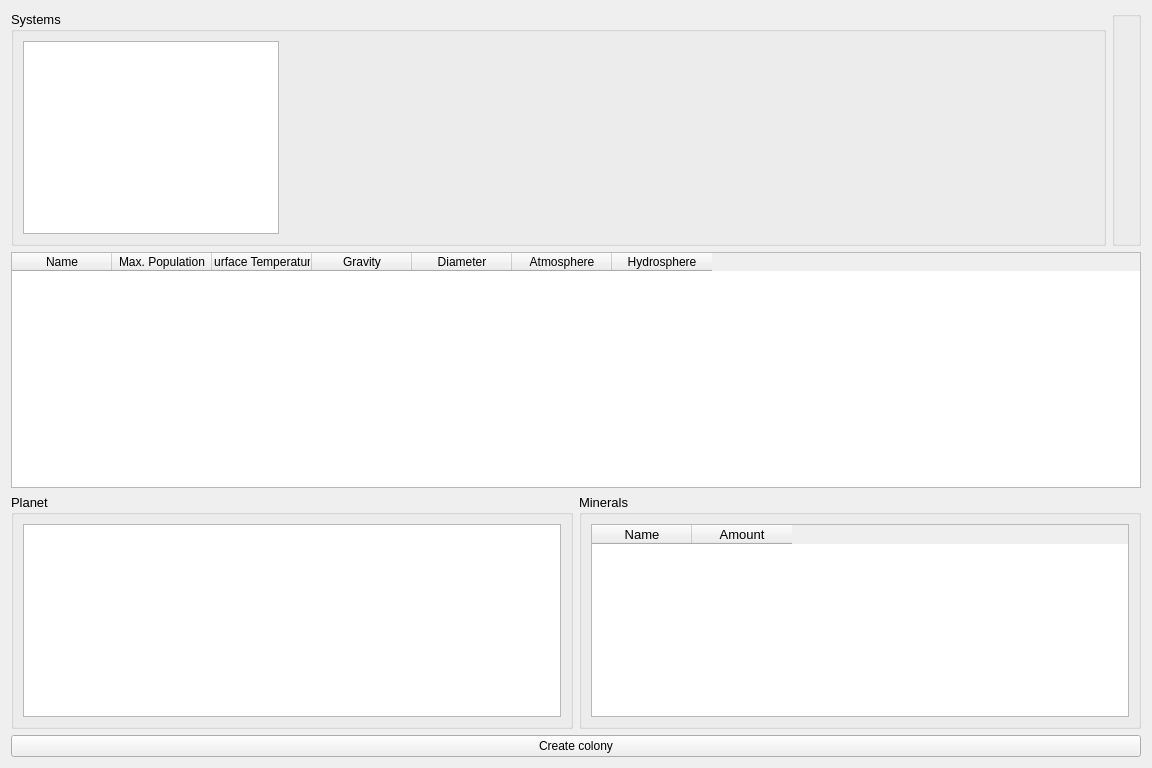
<?xml version="1.0" encoding="UTF-8"?>
<ui version="4.0">
 <class>SystemView</class>
 <widget class="QWidget" name="SystemView">
  <property name="geometry">
   <rect>
    <x>0</x>
    <y>0</y>
    <width>1152</width>
    <height>768</height>
   </rect>
  </property>
  <property name="windowTitle">
   <string>System View</string>
  </property>
  <layout class="QGridLayout" name="gridLayout">
   <item row="1" column="0">
    <layout class="QVBoxLayout" name="systemTableL">
     <item>
      <widget class="QTableWidget" name="systemTable">
       <property name="editTriggers">
        <set>QAbstractItemView::NoEditTriggers</set>
       </property>
       <attribute name="horizontalHeaderVisible">
        <bool>true</bool>
       </attribute>
       <attribute name="horizontalHeaderCascadingSectionResizes">
        <bool>false</bool>
       </attribute>
       <attribute name="horizontalHeaderHighlightSections">
        <bool>true</bool>
       </attribute>
       <attribute name="horizontalHeaderShowSortIndicator" stdset="0">
        <bool>false</bool>
       </attribute>
       <attribute name="horizontalHeaderStretchLastSection">
        <bool>false</bool>
       </attribute>
       <attribute name="verticalHeaderStretchLastSection">
        <bool>false</bool>
       </attribute>
       <column>
        <property name="text">
         <string>Name</string>
        </property>
       </column>
       <column>
        <property name="text">
         <string>Max. Population</string>
        </property>
       </column>
       <column>
        <property name="text">
         <string>Surface Temperature</string>
        </property>
       </column>
       <column>
        <property name="text">
         <string>Gravity</string>
        </property>
       </column>
       <column>
        <property name="text">
         <string>Diameter</string>
        </property>
       </column>
       <column>
        <property name="text">
         <string>Atmosphere</string>
        </property>
       </column>
       <column>
        <property name="text">
         <string>Hydrosphere</string>
        </property>
       </column>
      </widget>
     </item>
    </layout>
   </item>
   <item row="0" column="0">
    <layout class="QHBoxLayout" name="horizontalLayout">
     <item>
      <widget class="QGroupBox" name="systemsGroup">
       <property name="font">
        <font>
         <pointsize>10</pointsize>
        </font>
       </property>
       <property name="title">
        <string>Systems</string>
       </property>
       <layout class="QFormLayout" name="formLayout">
        <item row="0" column="0">
         <widget class="QListWidget" name="systemsList"/>
        </item>
       </layout>
      </widget>
     </item>
     <item>
      <widget class="QGroupBox" name="groupBox_2">
       <property name="title">
        <string/>
       </property>
      </widget>
     </item>
    </layout>
   </item>
   <item row="2" column="0">
    <layout class="QHBoxLayout" name="planetInfoL">
     <item>
      <widget class="QGroupBox" name="planetGroup">
       <property name="font">
        <font>
         <pointsize>10</pointsize>
        </font>
       </property>
       <property name="title">
        <string>Planet</string>
       </property>
       <layout class="QHBoxLayout" name="horizontalLayout_2">
        <item>
         <widget class="QGraphicsView" name="graphicsView"/>
        </item>
       </layout>
      </widget>
     </item>
     <item>
      <widget class="QGroupBox" name="planetMineralsGroup">
       <property name="font">
        <font>
         <pointsize>10</pointsize>
        </font>
       </property>
       <property name="title">
        <string>Minerals</string>
       </property>
       <layout class="QGridLayout" name="gridLayout_2">
        <item row="0" column="0">
         <widget class="QTableWidget" name="mineralsTable">
          <column>
           <property name="text">
            <string>Name</string>
           </property>
          </column>
          <column>
           <property name="text">
            <string>Amount</string>
           </property>
          </column>
         </widget>
        </item>
       </layout>
      </widget>
     </item>
    </layout>
   </item>
   <item row="3" column="0">
    <layout class="QHBoxLayout" name="buttonsLayout">
     <item>
      <widget class="QPushButton" name="createColonyPB">
       <property name="text">
        <string>Create colony</string>
       </property>
      </widget>
     </item>
    </layout>
   </item>
  </layout>
 </widget>
 <resources/>
 <connections/>
</ui>
